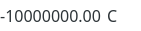
   <widget class="QWidget" name="G_widget_3" native="true">
    <property name="geometry">
     <rect>
      <x>675</x>
      <y>575</y>
      <width>141</width>
      <height>31</height>
     </rect>
    </property>
    <property name="styleSheet">
     <string notr="true">background-color:transparent;</string>
    </property>
    <widget class="QWidget" name="gridLayoutWidget_5">
     <property name="geometry">
      <rect>
       <x>0</x>
       <y>0</y>
       <width>131</width>
       <height>31</height>
      </rect>
     </property>
     <layout class="QGridLayout" name="gridLayout_5">
      <property name="sizeConstraint">
       <enum>QLayout::SetDefaultConstraint</enum>
      </property>
      <item row="0" column="1">
       <widget class="QLabel" name="G_label_5">
        <property name="font">
         <font>
          <family>HUN-din 1451</family>
          <pointsize>12</pointsize>
         </font>
        </property>
        <property name="styleSheet">
         <string notr="true">color:#2d3438; 
background-color:transparent;</string>
        </property>
        <property name="text">
         <string>C</string>
        </property>
       </widget>
      </item>
      <item row="0" column="0">
       <widget class="QLabel" name="G_display_5">
        <property name="font">
         <font>
          <family>HUN-din 1451</family>
          <pointsize>12</pointsize>
         </font>
        </property>
        <property name="styleSheet">
         <string notr="true">color:#2d3438; 
background-color:transparent;</string>
        </property>
        <property name="text">
         <string>-10000000.00</string>
        </property>
        <property name="alignment">
         <set>Qt::AlignRight|Qt::AlignTrailing|Qt::AlignVCenter</set>
        </property>
       </widget>
      </item>
     </layout>
    </widget>
   </widget>
